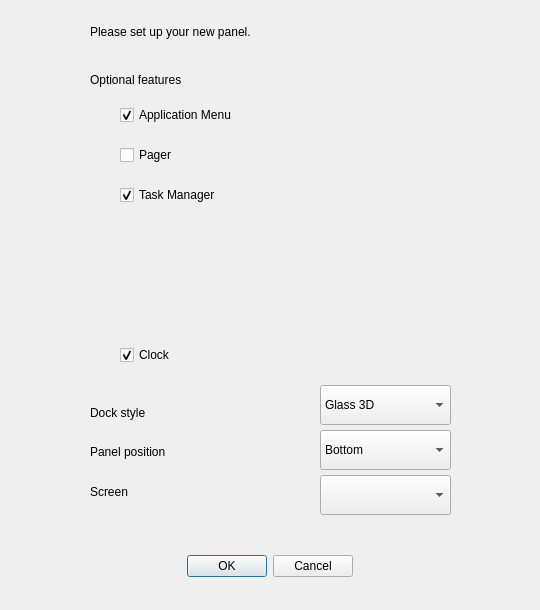
<?xml version="1.0" encoding="UTF-8"?>
<ui version="4.0">
 <class>AddPanelDialog</class>
 <widget class="QDialog" name="AddPanelDialog">
  <property name="geometry">
   <rect>
    <x>0</x>
    <y>0</y>
    <width>540</width>
    <height>610</height>
   </rect>
  </property>
  <property name="windowTitle">
   <string>Add Panel</string>
  </property>
  <widget class="QDialogButtonBox" name="buttonBox">
   <property name="geometry">
    <rect>
     <x>70</x>
     <y>550</y>
     <width>400</width>
     <height>32</height>
    </rect>
   </property>
   <property name="orientation">
    <enum>Qt::Orientation::Horizontal</enum>
   </property>
   <property name="standardButtons">
    <set>QDialogButtonBox::StandardButton::Cancel|QDialogButtonBox::StandardButton::Ok</set>
   </property>
   <property name="centerButtons">
    <bool>true</bool>
   </property>
  </widget>
  <widget class="QLabel" name="positionLabel">
   <property name="geometry">
    <rect>
     <x>90</x>
     <y>440</y>
     <width>210</width>
     <height>23</height>
    </rect>
   </property>
   <property name="text">
    <string>Panel position</string>
   </property>
  </widget>
  <widget class="QComboBox" name="position">
   <property name="geometry">
    <rect>
     <x>320</x>
     <y>430</y>
     <width>131</width>
     <height>40</height>
    </rect>
   </property>
   <property name="currentIndex">
    <number>1</number>
   </property>
   <item>
    <property name="text">
     <string>Top</string>
    </property>
   </item>
   <item>
    <property name="text">
     <string>Bottom</string>
    </property>
   </item>
   <item>
    <property name="text">
     <string>Left</string>
    </property>
   </item>
   <item>
    <property name="text">
     <string>Right</string>
    </property>
   </item>
  </widget>
  <widget class="QLabel" name="screenLabel">
   <property name="geometry">
    <rect>
     <x>90</x>
     <y>480</y>
     <width>210</width>
     <height>23</height>
    </rect>
   </property>
   <property name="text">
    <string>Screen</string>
   </property>
  </widget>
  <widget class="QComboBox" name="screen">
   <property name="geometry">
    <rect>
     <x>320</x>
     <y>475</y>
     <width>131</width>
     <height>40</height>
    </rect>
   </property>
  </widget>
  <widget class="QLabel" name="componentsLabel">
   <property name="geometry">
    <rect>
     <x>90</x>
     <y>68</y>
     <width>351</width>
     <height>23</height>
    </rect>
   </property>
   <property name="text">
    <string>Optional features</string>
   </property>
  </widget>
  <widget class="QCheckBox" name="showApplicationMenu">
   <property name="geometry">
    <rect>
     <x>120</x>
     <y>100</y>
     <width>300</width>
     <height>30</height>
    </rect>
   </property>
   <property name="text">
    <string>Application Menu</string>
   </property>
   <property name="checked">
    <bool>true</bool>
   </property>
  </widget>
  <widget class="QCheckBox" name="showPager">
   <property name="geometry">
    <rect>
     <x>120</x>
     <y>140</y>
     <width>300</width>
     <height>30</height>
    </rect>
   </property>
   <property name="text">
    <string>Pager</string>
   </property>
   <property name="checked">
    <bool>false</bool>
   </property>
  </widget>
  <widget class="QLabel" name="headerLabel">
   <property name="geometry">
    <rect>
     <x>90</x>
     <y>20</y>
     <width>361</width>
     <height>23</height>
    </rect>
   </property>
   <property name="text">
    <string>Please set up your new panel.</string>
   </property>
  </widget>
  <widget class="QCheckBox" name="showClock">
   <property name="geometry">
    <rect>
     <x>120</x>
     <y>340</y>
     <width>300</width>
     <height>30</height>
    </rect>
   </property>
   <property name="text">
    <string>Clock</string>
   </property>
   <property name="checked">
    <bool>true</bool>
   </property>
  </widget>
  <widget class="QCheckBox" name="showTaskManager">
   <property name="geometry">
    <rect>
     <x>120</x>
     <y>180</y>
     <width>311</width>
     <height>30</height>
    </rect>
   </property>
   <property name="text">
    <string>Task Manager</string>
   </property>
   <property name="checked">
    <bool>true</bool>
   </property>
  </widget>
  <widget class="QLabel" name="styleLabel">
   <property name="geometry">
    <rect>
     <x>90</x>
     <y>400</y>
     <width>210</width>
     <height>26</height>
    </rect>
   </property>
   <property name="text">
    <string>Dock style</string>
   </property>
  </widget>
  <widget class="QComboBox" name="style">
   <property name="geometry">
    <rect>
     <x>320</x>
     <y>385</y>
     <width>131</width>
     <height>40</height>
    </rect>
   </property>
   <item>
    <property name="text">
     <string>Glass 3D</string>
    </property>
   </item>
   <item>
    <property name="text">
     <string>Glass 2D</string>
    </property>
   </item>
   <item>
    <property name="text">
     <string>Flat 2D</string>
    </property>
   </item>
   <item>
    <property name="text">
     <string>Metal 2D</string>
    </property>
   </item>
  </widget>
 </widget>
 <resources/>
 <connections>
  <connection>
   <sender>buttonBox</sender>
   <signal>accepted()</signal>
   <receiver>AddPanelDialog</receiver>
   <slot>accept()</slot>
   <hints>
    <hint type="sourcelabel">
     <x>248</x>
     <y>254</y>
    </hint>
    <hint type="destinationlabel">
     <x>157</x>
     <y>274</y>
    </hint>
   </hints>
  </connection>
  <connection>
   <sender>buttonBox</sender>
   <signal>rejected()</signal>
   <receiver>AddPanelDialog</receiver>
   <slot>reject()</slot>
   <hints>
    <hint type="sourcelabel">
     <x>316</x>
     <y>260</y>
    </hint>
    <hint type="destinationlabel">
     <x>286</x>
     <y>274</y>
    </hint>
   </hints>
  </connection>
 </connections>
</ui>
